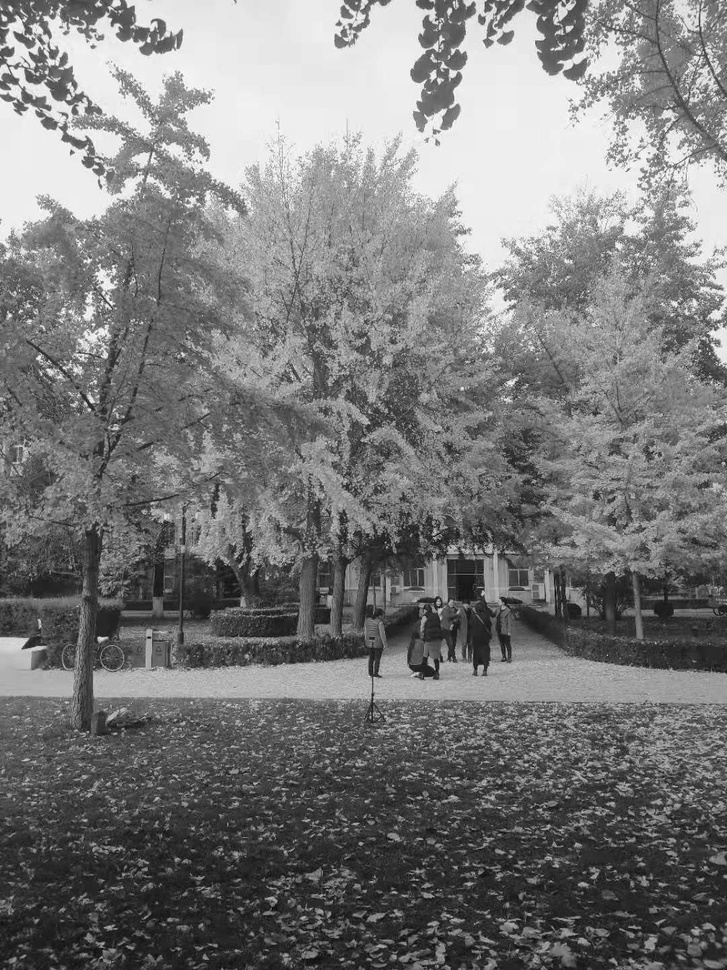
#> input picture images/WechatIMG1.jpeg, 727 x 970 px, shrunk from 1080 x 1440 before the run
$ python '08边缘保留滤波.py'
#> lines starting #> are read from the running program, lines starting #| are printed output that depends on the picture
#> further down, src is the input picture: shape (970, 727, 3); min 6, max 255, mean 121.6
import cv2 as cv
import numpy as np
import path_const

def bi_demo(image):
    dst = cv.bilateralFilter(image, 0, 100, 15)
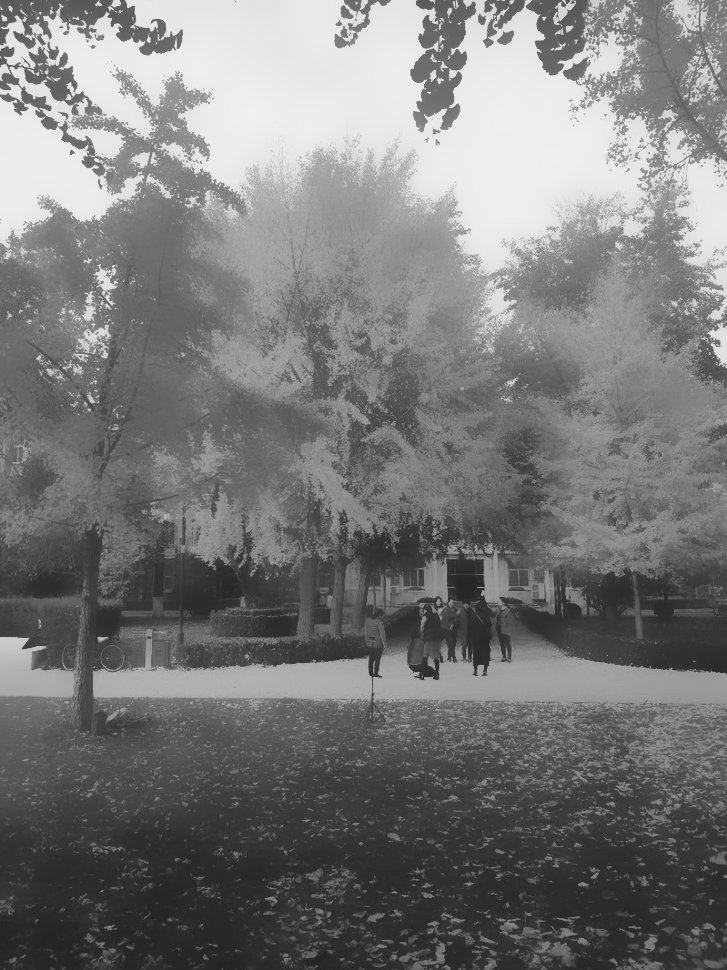
#> dst: shape (970, 727, 3); min 35, max 240, mean 120.9
    cv.imshow("bi_demo", dst)

def gause_demo(image):
    dst = cv.GaussianBlur(image, (0,0), 15)
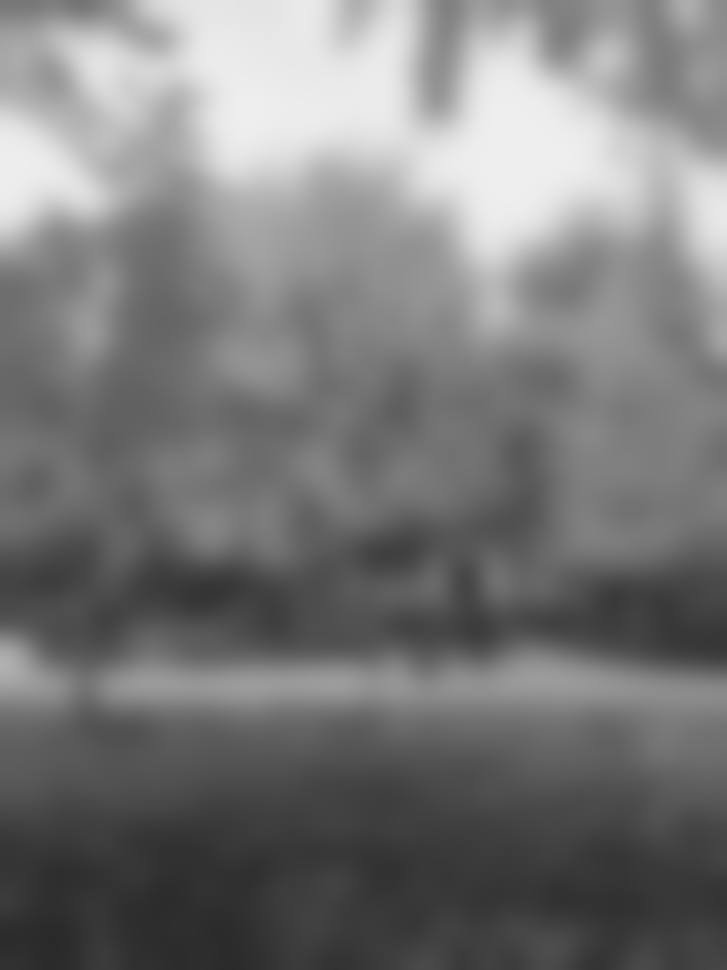
#> dst: shape (970, 727, 3); min 41, max 239, mean 121.6
    cv.imshow("gause demo", dst)

def shift_demo(image):
    dst = cv.pyrMeanShiftFiltering(image, 10, 50)
    cv.imshow("shift_demo", dst)

src = cv.imread(path_const.IMAGE_PATHS[3])
cv.imshow("input image", src)
bi_demo(src)
gause_demo(src)
shift_demo(src)
cv.waitKey(0)

cv.destroyAllWindows()
